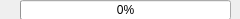
<?xml version="1.0" encoding="UTF-8"?>
<ui version="4.0">
 <class>VolumeControlWidget</class>
 <widget class="QWidget" name="VolumeControlWidget">
  <property name="geometry">
   <rect>
    <x>0</x>
    <y>0</y>
    <width>240</width>
    <height>19</height>
   </rect>
  </property>
  <property name="windowTitle">
   <string>Form</string>
  </property>
  <widget class="QProgressBar" name="progressBar">
   <property name="geometry">
    <rect>
     <x>20</x>
     <y>0</y>
     <width>211</width>
     <height>20</height>
    </rect>
   </property>
   <property name="value">
    <number>0</number>
   </property>
  </widget>
  <widget class="QLabel" name="speakeron">
   <property name="enabled">
    <bool>false</bool>
   </property>
   <property name="geometry">
    <rect>
     <x>0</x>
     <y>0</y>
     <width>21</width>
     <height>21</height>
    </rect>
   </property>
   <property name="text">
    <string/>
   </property>
   <property name="pixmap">
    <pixmap>music_on-512.png</pixmap>
   </property>
   <property name="scaledContents">
    <bool>true</bool>
   </property>
  </widget>
 </widget>
 <resources/>
 <connections/>
</ui>
